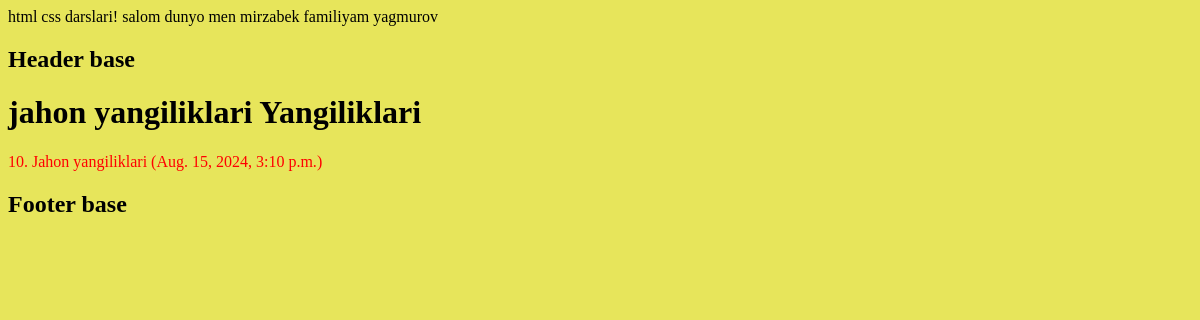
/category/jahon-yangiliklari, run on the app's committed database.
### home/models.py (models this page shows, shortened)
class Category(models.Model):
    name=models.CharField(max_length=200)
    slug=models.SlugField(null=True)

class Article(models.Model):
    user=models.ForeignKey(User, on_delete=models.CASCADE, blank=True)
    title=models.CharField(max_length=200)
    subtitle=models.CharField(max_length=300)
    slug=models.SlugField(null=True, blank=True)
    category=models.ForeignKey(Category, on_delete=models.CASCADE, null=True, related_name='articles')
    desc=models.TextField()
    photo=models.ImageField(upload_to='articles/')
    tags=models.CharField(max_length=100, null=True, blank=True)
    views=models.PositiveIntegerField(null=True, default=0)
    created_at=models.DateTimeField(auto_now_add=True, verbose_name="Yuklangan vaqti! ")
    updated_at=models.DateTimeField(auto_now=True, verbose_name="Taxrirlangan vaqti! ", null=True, )
    class Meta:
        db_table='articles'
        indexes=[
            models.Index(fields=['title', 'subtitle'])
        ]

### home/views.py (the view)
# urls.py: path('category/<str:slug>', category_articles,name='category-articles'),
def category_articles(request, slug):
    category=get_object_or_404(Category, slug=slug)
    articles=category.articles.all()
    context={
        'category':category,
        'articles':articles
    }
    return render(request,'category_articles.html', context)

### templates/category_articles.html
{% extends "base.html" %}
{%block content%}
        <h1>{{category.name}} Yangiliklari </h1>
{% for article in articles %}
<a href="{% url 'article-detail'  article.slug %}">
        <p> {{article.id}}. {{article.title}} ({{article.created_at}}) </p>
</a>
         {% endfor %}
{%endblock content%}

### static/style.css (style rules this page uses)
body { background-color: #e7e55b; }
a { color: #ff0000; text-decoration: none; }

### data on the page
Category: name "jahon yangiliklari"
Article: id "10", title "Jahon yangiliklari", created_at "Aug. 15, 2024, 3:10 p.m."
